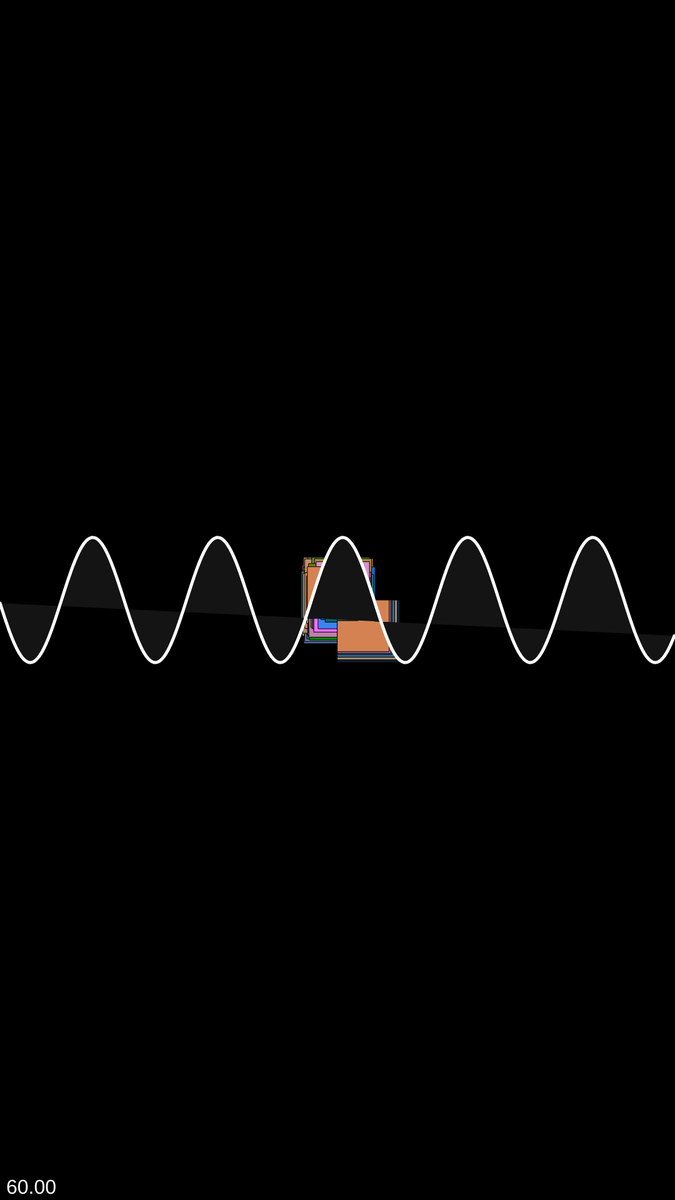
Frame 1 (no input)
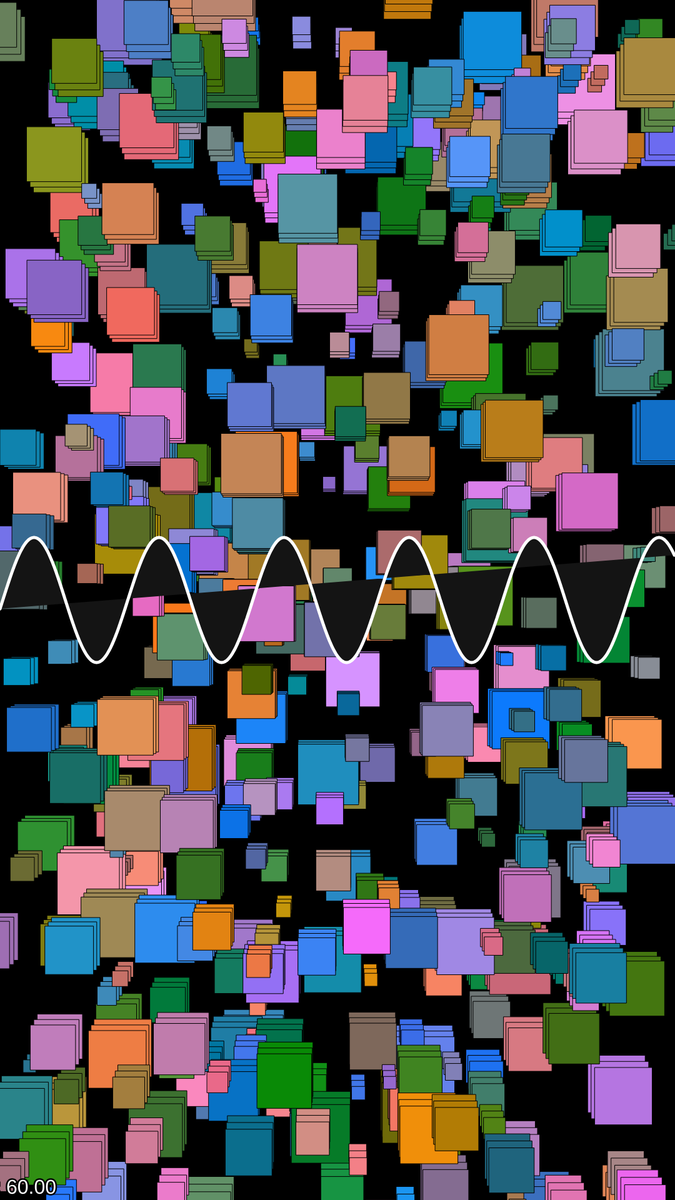
Frame 60 (no input)
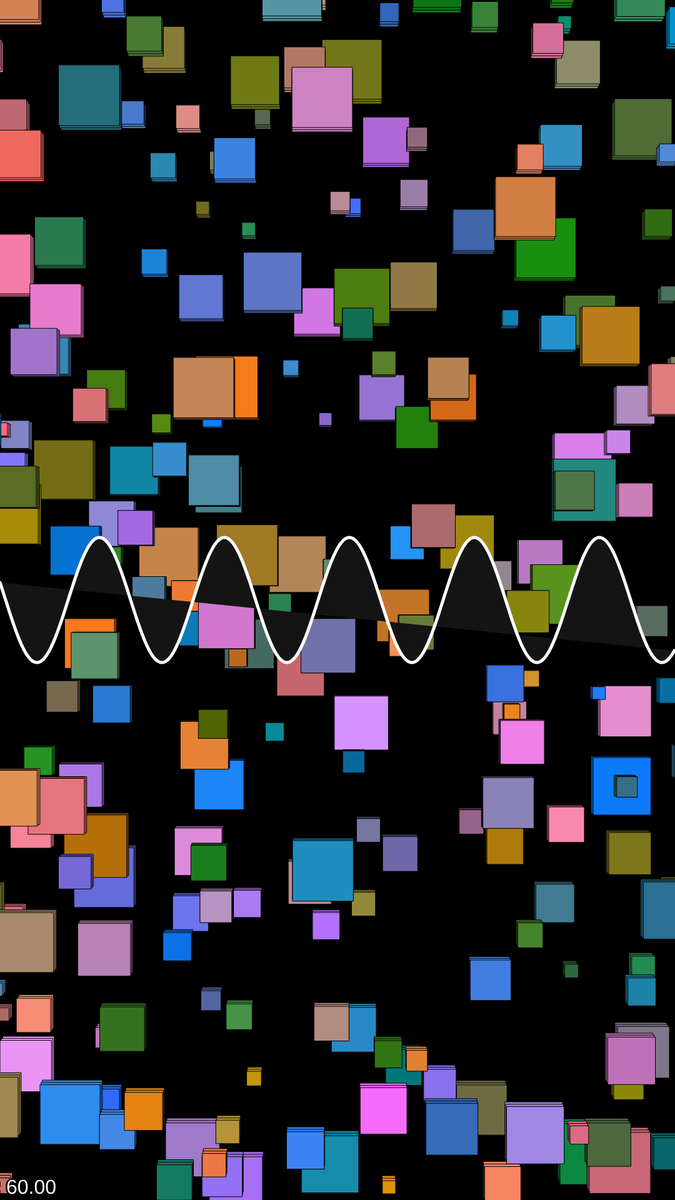
Frame 120 (the mouse pressed at the canvas centre since frame 60)

The p5.js sketch that drew these frames (run headless with seeded random() and noise() and a simulated clock; from frame 60 on, the mouse is pressed at the canvas centre):

// p5.js sketch
// ── sketch.js
const squares = 500;
let squareSizes;
let r;
let g;
let b;
// Initialize the arrays for position, velocity, and acceleration
let x;
let y;
let vx = new Array(squares).fill(0); // Velocity in x-direction
let vy = new Array(squares).fill(0); // Velocity in y-direction
let ax = new Array(squares).fill(0); // Acceleration in x-direction
let ay = new Array(squares).fill(0); // Acceleration in y-direction

let trailLength = 3; // Number of trailing squares
positions = new Array(squares);

let xAccel = 60.0;
let yAccel = 120.0;
let accelDecayFactor = -100.0;

function setup() {
  createCanvas(1080, 1920);
  background(0);
  // Initialize x and y to the center of the canvas
  //noStroke();

  squareSizes = new Array(squares);
  r = new Array(squares);
  g = new Array(squares);
  b = new Array(squares);
  x = new Array(squares);
  y = new Array(squares);
  for (let i = 0; i < squares; i++) {
    squareSizes[i] = random(20, 100);
    x[i] = width / 2 - squareSizes[i] / 2;
    y[i] = height / 2 - squareSizes[i] / 2;
    // Generates random RGB values
    r[i] = random(0, 250); // Random red value between 0 and 255
    g[i] = random(100, 150); // Random green value between 0 and 255
    b[i] = random(0, 255); // Random blue value between 0 and 255

    let randomizer = new Array(squares).fill(random());

    positions[i] = new Array(trailLength).fill({ x: width / 2, y: height / 2 });
  }

  frameRate(60); // Optional: Set frame rate for smoother animation
}

function draw() {
  background(0);

  // Get the elapsed time in milliseconds
  let elapsedTime = millis();

  // Display elapsed time in seconds
  textAlign(CENTER);
  textSize(32);
  fill(255, 255, 255);
  //text(elapsedTime.toFixed(0) + " ms", width / 2, height / 2);

  let i = 0;
  for (i; i < squares; i++) {
    // Update acceleration with random values for smoother changes
    ax[i] = random(
      -xAccel * Math.pow(Math.E, accelDecayFactor * (elapsedTime / 1000)),
      xAccel * Math.pow(Math.E, accelDecayFactor * (elapsedTime / 1000))
    );
    ay[i] = random(
      -yAccel * Math.pow(Math.E, accelDecayFactor * (elapsedTime / 1000)),
      yAccel * Math.pow(Math.E, accelDecayFactor * (elapsedTime / 1000))
    );

    // Update velocity based on acceleration
    vx[i] += ax[i];
    vy[i] += ay[i];

    vx[i] *= 0.99;
    vy[i] *= 0.99;
    // Limit the velocity to prevent the square from moving too fast
    //vx[i] = constrain(vx[i], -15, 15);
    //vy[i] = constrain(vy[i], -15, 15);

    // Update position based on velocity
    x[i] += vx[i];
    y[i] += vy[i];

    // Keep the square within the canvas boundaries
    // x[i] = constrain(x[i], squareSizes[i] / 2, width - squareSizes[i] / 2);
    // y[i] = constrain(y[i], squareSizes[i] / 2, height - squareSizes[i] / 2);

    // Draw a square at position (x, y)
    // rectMode(CENTER);
    // fill(r[i], g[i], b[i]);
    // rect(x[i], y[i], squareSizes[i], squareSizes[i]).fill;

    // Current position of the square (for example, moving with the mouse)
    let currentPosition = { x: x[i], y: y[i] };

    // Add the current position to the beginning of the array
    positions[i].unshift(currentPosition);

    // Keep only the latest 'trailLength' positions
    positions[i] = positions[i].slice(0, trailLength);

    // Draw each position in the array as a square
    for (let j = positions[i].length - 1; j >= 0; j--) {
      fill(r[i], g[i], b[i]);
      let pos = positions[i][j];
      stroke(0, 0, 0, 255);
      strokeWeight(1);
      rect(pos.x, pos.y, squareSizes[i], squareSizes[i]);
    }

    //console.log(x[i], y[i]);
  }

  let amplitude = 100; // Height of the wave
  let wavelength = 200; // Length of one cycle of the wave
  let speed = 0.05; // Speed of the wave
  let phase = frameCount * speed; // Use frameCount to animate

  noFill();
  stroke(255, 255, 255); // Sine wave color
  strokeWeight(5); // Sine wave thickness
  beginShape();
  for (let x = 0; x < width; x++) {
    let angle = (TWO_PI * x) / wavelength + phase;
    let y = height / 2 + amplitude * sin(angle);
    vertex(x, y);
    let fps = frameRate();
    fill(20);
    stroke(255);
    //console.log(y.toFixed(1));
  }
  endShape();
  let fps = frameRate();
  fill(255);
  stroke(0);
  text("FPS: " + fps.toFixed(2), 10, height - 10); // Display FPS rounded to 2 decimal places
}
